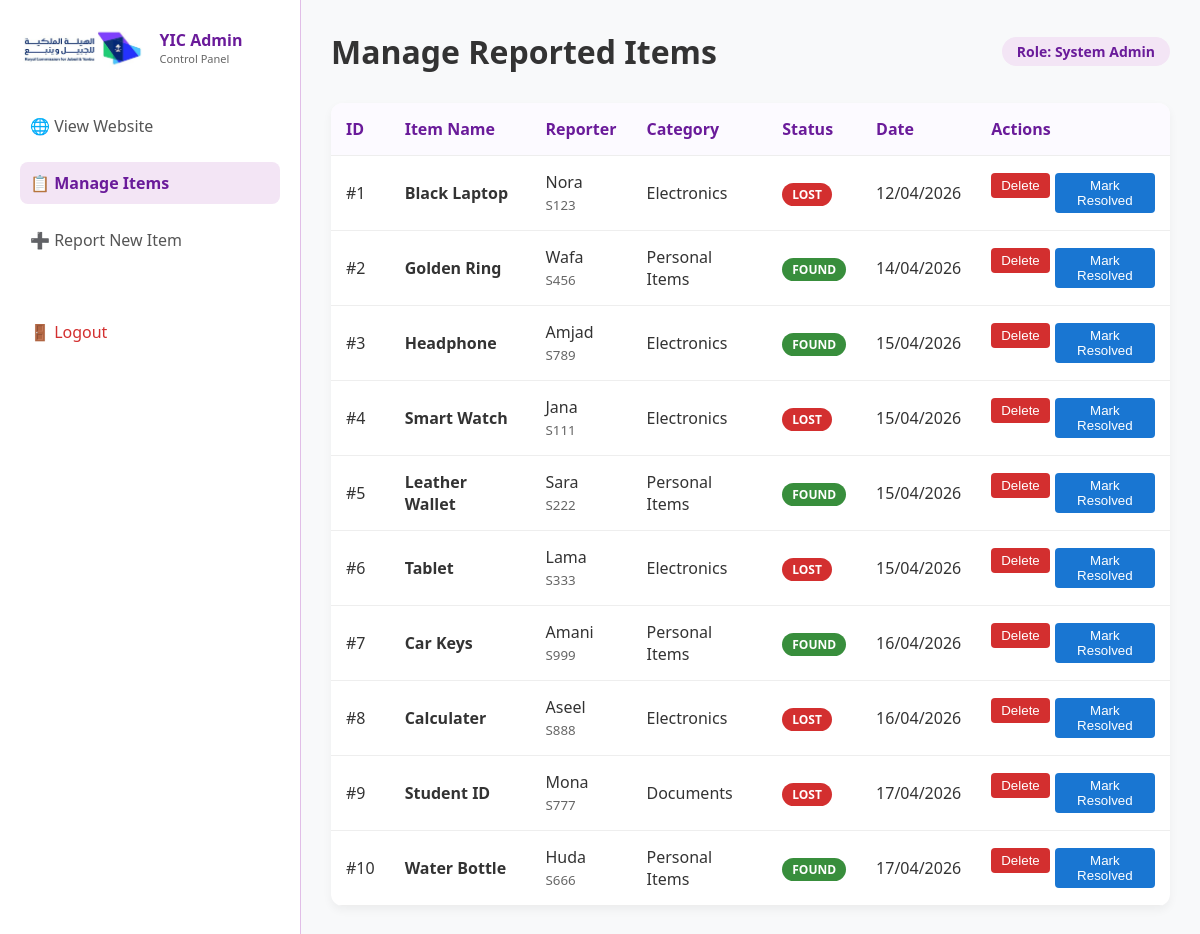
/CS381Project/admin_dashboard.php (signed in), run on the app's committed database.
### tables this page shows
CREATE TABLE IF NOT EXISTS `items` (
  `id` int NOT NULL AUTO_INCREMENT,
  `item_name` varchar(100) NOT NULL,
  `category` varchar(50) NOT NULL,
  `description` text,
  `status` enum('LOST','FOUND') NOT NULL,
  `date_posted` date NOT NULL,
  `image_url` varchar(255) DEFAULT NULL,
  `user_id` int DEFAULT NULL,
  `user_name` varchar(100) DEFAULT NULL,
  `university_id_display` varchar(20) DEFAULT NULL,
  `created_at` timestamp NULL DEFAULT CURRENT_TIMESTAMP,
  `is_resolved` tinyint(1) DEFAULT '0',
  PRIMARY KEY (`id`),
  KEY `user_id` (`user_id`),
  CONSTRAINT `items_ibfk_1` FOREIGN KEY (`user_id`) REFERENCES `users` (`id`) ON DELETE SET NULL
);

### CS381Project/admin_dashboard.php (the view, shortened to what this page needs)
<?php
require_once 'includes/db_connect.php';
$stmt = $pdo->query("SELECT * FROM items ORDER BY created_at DESC");
$items = $stmt->fetchAll();
?>
<!DOCTYPE html>
<html lang="en">
<head>
    <link rel="stylesheet" href="assets/css/style.css">
</head>
<body>
    <div class="admin-layout">
        <aside class="sidebar">
            <div class="logo-section" style="margin-bottom: 30px;">
                <img src="assets/image/YICLogo.jpg" alt="YIC Logo">
                <div>
                    <div style="font-weight: bold; font-size: 16px; color: var(--primary-purple);">YIC Admin</div>
                    <div style="font-size: 11px; color: #666;">Control Panel</div>
                </div>
            </div>
            <ul class="sidebar-menu">
                <li><a href="index.php">🌐 View Website</a></li>
                <li><a href="admin_dashboard.php" class="active">📋 Manage Items</a></li>
                <li><a href="report_item.php">➕ Report New Item</a></li>
                <li style="margin-top: 50px;"><a href="logout.php" style="color: #d32f2f;">🚪 Logout</a></li>
            </ul>
        </aside>
        <main class="admin-content">
            <div style="display: flex; justify-content: space-between; align-items: center; margin-bottom: 30px;">
                <h1 style="margin: 0; color: #333;">Manage Reported Items</h1>
                <span style="background: var(--btn-secondary); color: var(--primary-purple); padding: 5px 15px; border-radius: 20px; font-weight: bold; font-size: 14px;">
                    Role: System Admin
                </span>
            </div>
            <table class="admin-table">
                <thead>
                    <tr>
                        <th>ID</th>
                        <th>Item Name</th>
                        <th>Reporter</th>
                        <th>Category</th>
                        <th>Status</th>
                        <th>Date</th>
                        <th>Actions</th>
                    </tr>
                </thead>
                <tbody>
                    <?php foreach ($items as $item): ?>
                    <tr>
                        <td>#<?php echo $item['id']; ?></td>
                        <td><strong><?php echo htmlspecialchars($item['item_name']); ?></strong></td>
                        <td>
                            <?php echo htmlspecialchars($item['user_name']); ?><br>
                            <small style="color: #666;"><?php echo htmlspecialchars($item['university_id_display']); ?></small>
                        </td>
                        <td><?php echo htmlspecialchars($item['category']); ?></td>
                        <td>
                            <span class="status-badge <?php echo ($item['status'] == 'LOST') ? 'status-lost' : 'status-found'; ?>">
                                <?php echo $item['status']; ?>
                            </span>
                        </td>
                        <td><?php echo date('d/m/Y', strtotime($item['date_posted'])); ?></td>
                        <td>
                            <div class="action-btns">
                                <form action="admin_dashboard.php" method="POST" class="inline-form" onsubmit="return confirm('Are you sure you want to delete this item?')">
                                    <button type="submit" class="btn-delete">Delete</button>
                                </form>
                                <?php if($item['is_resolved'] == 0): ?>
                                    <form action="admin_dashboard.php" method="POST" class="inline-form">
                                        <button type="submit" class="btn-resolve">Mark Resolved</button>
                                    </form>
                                <?php else: ?>
                                    <span style="color: green; font-weight: bold; font-size: 13px; padding-left: 5px;">✅ Resolved</span>
                                <?php endif; ?>
                            </div>
                        </td>
                    </tr>
                    <?php endforeach; ?>
                </tbody>
            </table>
        </main>
    </div>
</body>
</html>

### CS381Project/assets/css/style.css (style rules this page uses)
:root { --primary-purple: #6a1b9a; --btn-primary: #8e24aa; --btn-secondary: #f3e5f5; --btn-text-dark: #6a1b9a; --bg-light: #fdfbff; --border-color: #e1bee7; --text-main: #333; --status-lost: #d32f2f; --status-found: #388e3c; }
body { font-family: 'Segoe UI', Arial, sans-serif; margin: 0; padding: 0; background-color: white; color: var(--text-main); }
.logo-section { display: flex; align-items: center; gap: 15px; }
.logo-section img { height: 55px; border-radius: 4px; }
.status-badge { padding: 3px 10px; border-radius: 20px; font-size: 12px; font-weight: bold; color: white; text-transform: uppercase; }
.status-lost { background-color: #d32f2f; }
.status-found { background-color: #388e3c; }
.admin-layout { display: flex; min-height: 100vh; }
.sidebar { width: 260px; background-color: white; border-right: 1px solid var(--border-color); padding: 20px; }
.sidebar-menu { list-style: none; padding: 0; }
.sidebar-menu li { margin-bottom: 15px; }
.sidebar-menu a { text-decoration: none; color: #555; font-size: 16px; display: flex; align-items: center; gap: 10px; padding: 10px; border-radius: 8px; transition: 0.3s; }
.sidebar-menu a:hover, .sidebar-menu a.active { background-color: var(--btn-secondary); color: var(--primary-purple); font-weight: bold; }
.admin-content { flex: 1; padding: 30px; background-color: #f8f9fa; }
.admin-table { width: 100%; background: white; border-collapse: collapse; border-radius: 12px; overflow: hidden; box-shadow: 0 4px 10px rgba(0,0,0,0.05); }
.admin-table th, .admin-table td { padding: 15px; text-align: left; border-bottom: 1px solid #eee; }
.admin-table th { background-color: #fcfaff; color: var(--primary-purple); }
.action-btns { display: flex; gap: 5px; }
.btn-delete { background-color: #d32f2f; color: white; border: none; padding: 5px 10px; border-radius: 4px; cursor: pointer; }
.btn-resolve { background-color: #1976d2; color: white; border: none; padding: 5px 10px; border-radius: 4px; cursor: pointer; }

### CS381Project/admin_dashboard.php (style rules this page uses)
.inline-form { display: inline; }

### data on the page
items: id "1", item_name "Black Laptop", user_name "Nora", university_id_display "S123", category "Electronics", status "LOST", date_posted "12/04/2026"
items: id "2", item_name "Golden Ring", user_name "Wafa", university_id_display "S456", category "Personal Items", status "FOUND", date_posted "14/04/2026"
items: id "3", item_name "Headphone", user_name "Amjad", university_id_display "S789", category "Electronics", status "FOUND", date_posted "15/04/2026"
items: id "4", item_name "Smart Watch", user_name "Jana", university_id_display "S111", category "Electronics", status "LOST", date_posted "15/04/2026"
items: id "5", item_name "Leather Wallet", user_name "Sara", university_id_display "S222", category "Personal Items", status "FOUND", date_posted "15/04/2026"
items: id "6", item_name "Tablet", user_name "Lama", university_id_display "S333", category "Electronics", status "LOST", date_posted "15/04/2026"
items: id "7", item_name "Car Keys", user_name "Amani", university_id_display "S999", category "Personal Items", status "FOUND", date_posted "16/04/2026"
items: id "8", item_name "Calculater", user_name "Aseel", university_id_display "S888", category "Electronics", status "LOST", date_posted "16/04/2026"
items: id "9", item_name "Student ID", user_name "Mona", university_id_display "S777", category "Documents", status "LOST", date_posted "17/04/2026"
items: id "10", item_name "Water Bottle", user_name "Huda", university_id_display "S666", category "Personal Items", status "FOUND", date_posted "17/04/2026"
